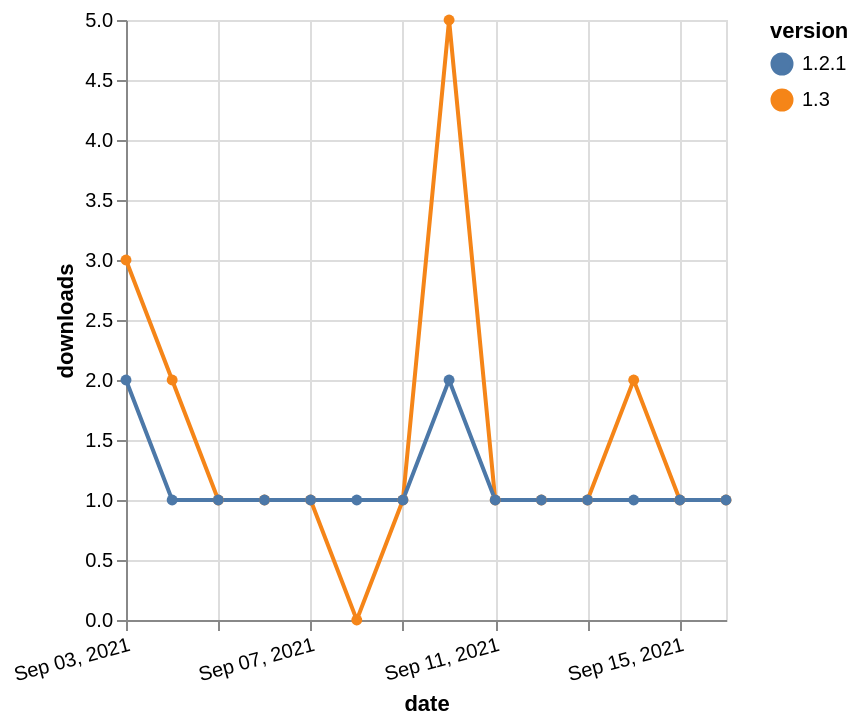

Vega-Lite specification stored for this chart:
### Vega-Lite specification from a JSON file in a GitHub repository (floating-point values rounded to 4 significant figures)
{"$schema": "https://vega.github.io/schema/vega-lite/v5.json", "description": "A simple bar chart with embedded data.", "data": {"values": [{"date": "2021-09-03", "total": 81, "delta": 3, "version": "1.3"}, {"date": "2021-09-04", "total": 83, "delta": 2, "version": "1.3"}, {"date": "2021-09-05", "total": 84, "delta": 1, "version": "1.3"}, {"date": "2021-09-06", "total": 85, "delta": 1, "version": "1.3"}, {"date": "2021-09-07", "total": 86, "delta": 1, "version": "1.3"}, {"date": "2021-09-08", "total": 86, "delta": 0, "version": "1.3"}, {"date": "2021-09-09", "total": 87, "delta": 1, "version": "1.3"}, {"date": "2021-09-10", "total": 92, "delta": 5, "version": "1.3"}, {"date": "2021-09-11", "total": 93, "delta": 1, "version": "1.3"}, {"date": "2021-09-12", "total": 94, "delta": 1, "version": "1.3"}, {"date": "2021-09-13", "total": 95, "delta": 1, "version": "1.3"}, {"date": "2021-09-14", "total": 97, "delta": 2, "version": "1.3"}, {"date": "2021-09-15", "total": 98, "delta": 1, "version": "1.3"}, {"date": "2021-09-16", "total": 99, "delta": 1, "version": "1.3"}, {"date": "2021-09-03", "total": 52, "delta": 2, "version": "1.2.1"}, {"date": "2021-09-04", "total": 53, "delta": 1, "version": "1.2.1"}, {"date": "2021-09-05", "total": 54, "delta": 1, "version": "1.2.1"}, {"date": "2021-09-06", "total": 55, "delta": 1, "version": "1.2.1"}, {"date": "2021-09-07", "total": 56, "delta": 1, "version": "1.2.1"}, {"date": "2021-09-08", "total": 57, "delta": 1, "version": "1.2.1"}, {"date": "2021-09-09", "total": 58, "delta": 1, "version": "1.2.1"}, {"date": "2021-09-10", "total": 60, "delta": 2, "version": "1.2.1"}, {"date": "2021-09-11", "total": 61, "delta": 1, "version": "1.2.1"}, {"date": "2021-09-12", "total": 62, "delta": 1, "version": "1.2.1"}, {"date": "2021-09-13", "total": 63, "delta": 1, "version": "1.2.1"}, {"date": "2021-09-14", "total": 64, "delta": 1, "version": "1.2.1"}, {"date": "2021-09-15", "total": 65, "delta": 1, "version": "1.2.1"}, {"date": "2021-09-16", "total": 66, "delta": 1, "version": "1.2.1"}]}, "width": "container", "mark": {"type": "line", "point": {"filled": true}}, "encoding": {"x": {"field": "date", "type": "temporal", "timeUnit": "yearmonthdate", "title": "date", "axis": {"labelAngle": -15}}, "y": {"field": "delta", "type": "quantitative", "title": "downloads"}, "color": {"field": "version", "type": "nominal"}, "tooltip": {"field": "delta"}}}
